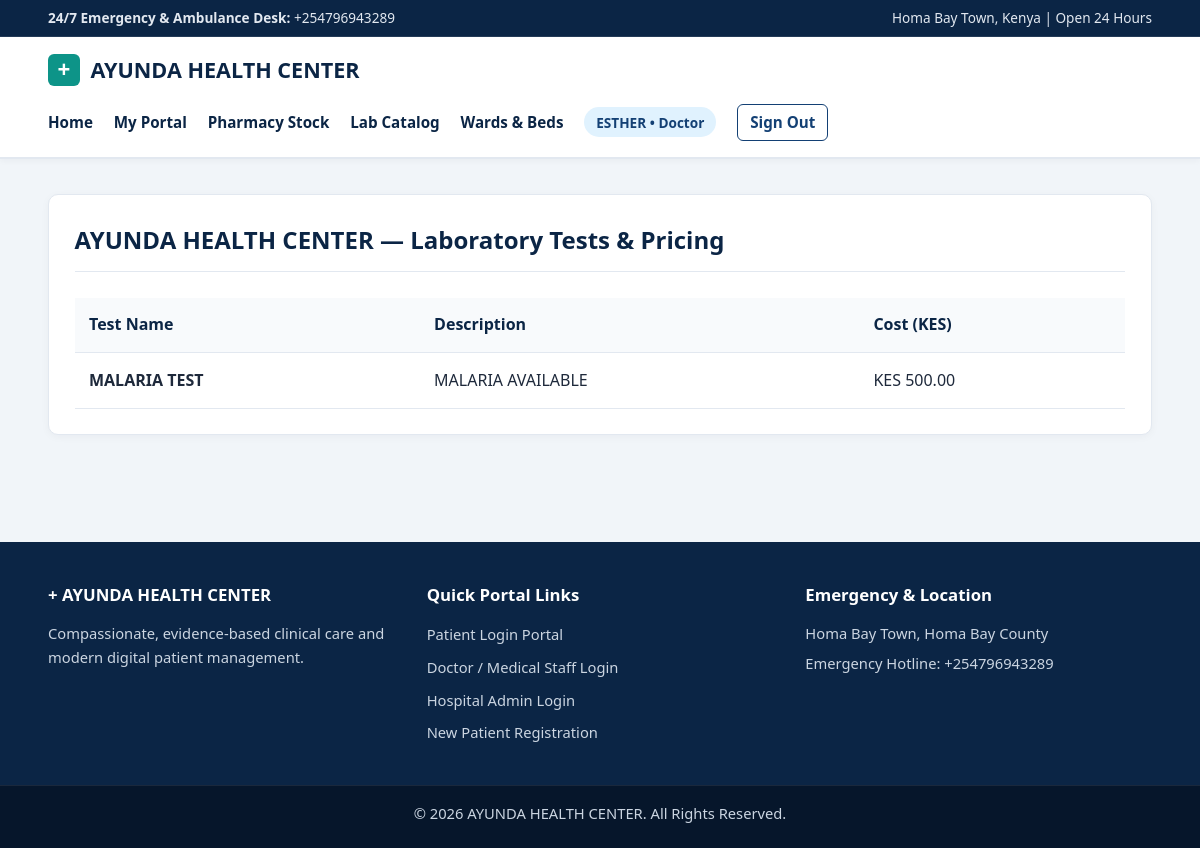
/laboratory/catalog/ (signed in), run on the app's committed database.
### accounts/models.py (models this page shows, shortened)
class User(AbstractUser):
    class Role(models.TextChoices):
        ADMIN = 'ADMIN', 'Admin'
        DOCTOR = 'DOCTOR', 'Doctor'
        PATIENT = 'PATIENT', 'Patient'
    role = models.CharField(
        max_length=15,
        choices=Role.choices,
        default=Role.PATIENT
    )
    phone_number = models.CharField(max_length=15, blank=True, null=True)

### hospital/models.py (models this page shows, shortened)
class LabTest(models.Model):
    name = models.CharField(max_length=150, unique=True)
    description = models.TextField(blank=True, null=True)
    cost = models.DecimalField(max_digits=10, decimal_places=2)
    class Meta:
        ordering = ['name']

### hospital/extra_views.py (the view)
# urls.py: path('laboratory/catalog/', views.lab_catalog, name='lab_catalog'),
@login_required
def lab_catalog(request):
    if request.user.role not in [User.Role.ADMIN, User.Role.DOCTOR] and not request.user.is_superuser:
        return redirect('dashboard_redirect')
    tests = LabTest.objects.all()
    if request.method == 'POST':
        if request.user.role != User.Role.ADMIN and not request.user.is_superuser:
            messages.error(request, 'Only Administrators can add lab tests.')
            return redirect('lab_catalog')
        form = LabTestCatalogForm(request.POST)
        if form.is_valid():
            form.save()
            messages.success(request, 'Laboratory test added.')
            return redirect('lab_catalog')
    else:
        form = LabTestCatalogForm()
    return render(request, 'hospital/lab_catalog.html', {'tests': tests, 'form': form})

### templates/hospital/lab_catalog.html (shortened to what this page needs)
{% extends 'base.html' %}
{% block content %}
<div class="card">
    <div class="card-header">
        <h2>AYUNDA HEALTH CENTER — Laboratory Tests & Pricing</h2>
    </div>
    <div class="table-responsive">
        <table>
            <thead>
                <tr><th>Test Name</th><th>Description</th><th>Cost (KES)</th></tr>
            </thead>
            <tbody>
                {% for test in tests %}
                <tr>
                    <td><strong>{{ test.name }}</strong></td>
                    <td>{{ test.description|default:"—" }}</td>
                    <td>KES {{ test.cost }}</td>
                </tr>
                {% empty %}
                <tr><td colspan="3">No laboratory tests configured yet.</td></tr>
                {% endfor %}
            </tbody>
        </table>
    </div>
</div>
{% endblock %}

### templates/base.html (shortened to what this page needs)
{% load static %}
<!DOCTYPE html>
<html lang="en">
<head>
    <link rel="stylesheet" href="{% static 'css/style.css' %}?v=3">
    <link rel="stylesheet" href="{% static 'css/footer.css' %}?v=2">
</head>
<body>
    <div class="top-medical-bar">
        <div class="container top-bar-content">
            <span><strong>24/7 Emergency & Ambulance Desk:</strong> +254796943289</span>
            <span>Homa Bay Town, Kenya | Open 24 Hours</span>
        </div>
    </div>
    <header class="navbar">
        <div class="container nav-content">
            <a href="{% url 'home' %}" class="brand">
                <span class="medical-cross">+</span>
                <span>AYUNDA HEALTH CENTER</span>
            </a>
            <ul class="nav-links">
                <li><a href="{% url 'home' %}">Home</a></li>
                {% if user.is_authenticated %}
                    <li><a href="{% url 'dashboard_redirect' %}">My Portal</a></li>
                    {% if user.role == 'ADMIN' or user.role == 'DOCTOR' or user.is_superuser %}
                        <li><a href="{% url 'pharmacy_inventory' %}">Pharmacy Stock</a></li>
                        <li><a href="{% url 'lab_catalog' %}">Lab Catalog</a></li>
                        <li><a href="{% url 'ward_management' %}">Wards & Beds</a></li>
                    {% endif %}
                    <li><span class="user-badge">{{ user.username }} &bull; {{ user.get_role_display }}</span></li>
                    <li><a href="{% url 'logout' %}" class="btn btn-outline btn-sm">Sign Out</a></li>
                {% else %}
                    <li><a href="{% url 'patient_login' %}">Patient Login</a></li>
                    <li><a href="{% url 'doctor_login' %}">Doctor Login</a></li>
                    <li><a href="{% url 'admin_login' %}">Admin Login</a></li>
                    <li><a href="{% url 'register_patient' %}" class="btn btn-teal">Register</a></li>
                {% endif %}
            </ul>
        </div>
    </header>
    <main class="container main-content">
        {% block content %}{% endblock %}
    </main>
    <footer class="footer">
        <div class="container footer-grid">
            <div>
                <h4>+ AYUNDA HEALTH CENTER</h4>
                <p>Compassionate, evidence-based clinical care and modern digital patient management.</p>
            </div>
            <div>
                <h4>Quick Portal Links</h4>
                <ul class="footer-links">
                    <li><a href="{% url 'patient_login' %}">Patient Login Portal</a></li>
                    <li><a href="{% url 'doctor_login' %}">Doctor / Medical Staff Login</a></li>
                    <li><a href="{% url 'admin_login' %}">Hospital Admin Login</a></li>
                    <li><a href="{% url 'register_patient' %}">New Patient Registration</a></li>
                </ul>
            </div>
            <div>
                <h4>Emergency & Location</h4>
                <p>Homa Bay Town, Homa Bay County</p>
                <p>Emergency Hotline: +254796943289</p>
            </div>
        </div>
        <div class="footer-bottom">
            <p>&copy; 2026 AYUNDA HEALTH CENTER. All Rights Reserved.</p>
        </div>
    </footer>
</body>
</html>

### static/css/style.css (style rules this page uses)
:root { --navy-dark: #0b2545; --navy-primary: #134074; --teal-primary: #0d9488; --teal-dark: #0f766e; --teal-light: #ccfbf1; --bg-clinical: #f1f5f9; --surface-white: #ffffff; --text-main: #1e293b; --text-muted: #64748b; --border-subtle: #e2e8f0; }
* { box-sizing: border-box; margin: 0; padding: 0; }
body { font-family: 'Segoe UI', system-ui, -apple-system, sans-serif; background-color: var(--bg-clinical); color: var(--text-main); line-height: 1.6; display: flex; flex-direction: column; min-height: 100vh; }
.container { width: 92%; max-width: 1200px; margin: 0 auto; }
.top-medical-bar { background-color: #0b2545; color: #e2e8f0; font-size: 0.85rem; padding: 0.45rem 0; border-bottom: 1px solid rgba(255, 255, 255, 0.1); }
.top-bar-content { display: flex; justify-content: space-between; align-items: center; flex-wrap: wrap; gap: 0.5rem; }
.navbar { background-color: #ffffff; padding: 1rem 0; border-bottom: 2px solid #e2e8f0; box-shadow: 0 2px 6px rgba(15, 23, 42, 0.04); position: sticky; top: 0; z-index: 100; }
.nav-content { display: flex; justify-content: space-between; align-items: center; flex-wrap: wrap; gap: 1rem; }
.brand { display: flex; align-items: center; gap: 0.65rem; font-size: 1.35rem; font-weight: 800; color: #0b2545; text-decoration: none; }
.medical-cross { display: inline-flex; align-items: center; justify-content: center; width: 32px; height: 32px; background-color: #0d9488; color: #ffffff; border-radius: 6px; font-size: 1.4rem; font-weight: 900; line-height: 1; }
.nav-links { list-style: none; display: flex; align-items: center; gap: 1.3rem; flex-wrap: wrap; }
.nav-links a { color: #0b2545; text-decoration: none; font-weight: 600; font-size: 0.95rem; }
.user-badge { background-color: #e0f2fe; color: #134074; padding: 0.35rem 0.75rem; border-radius: 20px; font-size: 0.85rem; font-weight: 600; }
.main-content { flex: 1; padding: 2.2rem 0; }
.btn { display: inline-block; padding: 0.6rem 1.2rem; border-radius: 6px; text-decoration: none; font-weight: 600; border: none; cursor: pointer; font-size: 0.95rem; transition: all 0.2s ease; }
.btn-sm { padding: 0.35rem 0.75rem; font-size: 0.85rem; }
.btn-outline { border: 1.5px solid #134074; color: #134074 !important; background: transparent; }
.card { background-color: #ffffff; border: 1px solid #e2e8f0; border-radius: 10px; padding: 1.6rem; box-shadow: 0 2px 8px rgba(15, 23, 42, 0.04); margin-bottom: 1.5rem; }
.card-header { display: flex; justify-content: space-between; align-items: center; margin-bottom: 1.1rem; border-bottom: 1px solid #e2e8f0; padding-bottom: 0.75rem; }
.card-header h2, .card-header h3 { color: #0b2545; }
.table-responsive { overflow-x: auto; }
table { width: 100%; border-collapse: collapse; margin-top: 0.5rem; }
th, td { padding: 0.9rem; text-align: left; border-bottom: 1px solid #e2e8f0; }
th { background-color: #f8fafc; font-weight: 700; color: #0b2545; }

### static/css/footer.css (style rules this page uses)
footer.footer { background-color: #0b2545; color: #cbd5e1; padding-top: 2.5rem; margin-top: 3rem; width: 100%; display: block; }
.footer-grid { display: grid; grid-template-columns: repeat(auto-fit, minmax(240px, 1fr)); gap: 2rem; padding-bottom: 2rem; }
footer.footer h4 { color: #ffffff; margin-bottom: 0.8rem; font-size: 1.05rem; font-weight: 700; }
footer.footer p { color: #cbd5e1; font-size: 0.92rem; margin-bottom: 0.4rem; }
.footer-links { list-style: none; padding: 0; }
.footer-links li { margin-bottom: 0.45rem; }
.footer-links a { color: #cbd5e1; text-decoration: none; font-size: 0.92rem; }
.footer-bottom { background-color: #06162b; text-align: center; padding: 1rem 0; font-size: 0.85rem; color: #94a3b8; border-top: 1px solid rgba(255, 255, 255, 0.08); }

### data on the page
User: username "ESTHER", role "Doctor"
LabTest: name "MALARIA TEST", description "MALARIA AVAILABLE", cost "500.00"
